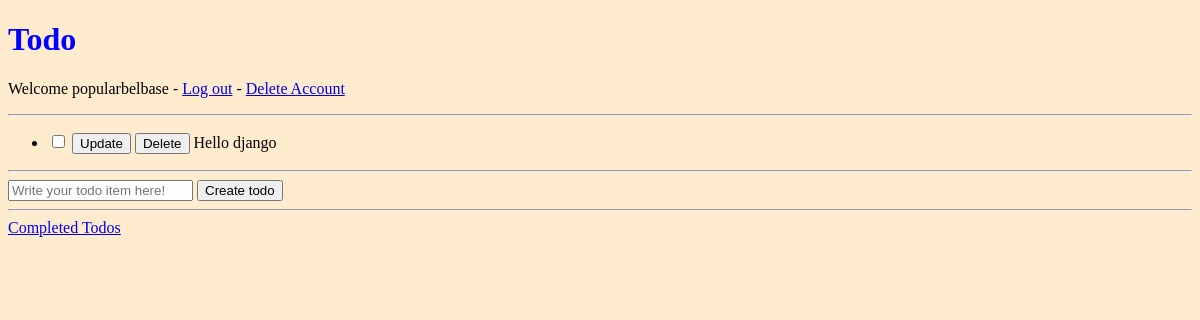
Page /todo/ (signed in) on the earlier database version.
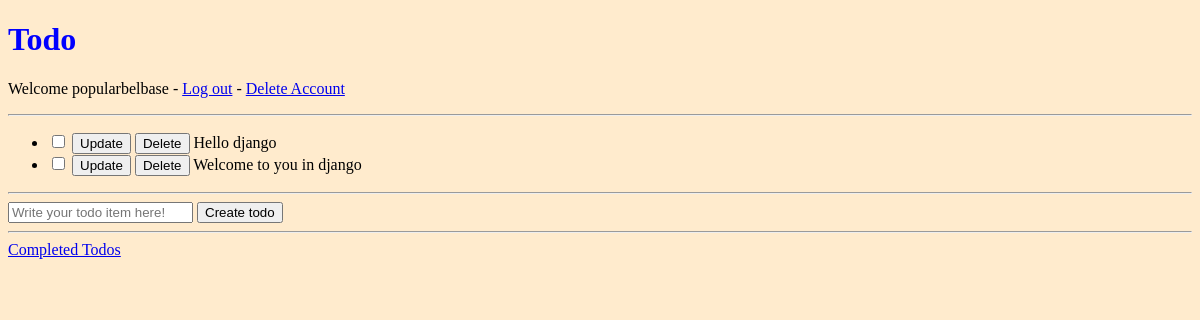
Same page on the later database version.
### todo_app/models.py (models this page shows, shortened)
class Todo(models.Model):
   user = models.ForeignKey(User, on_delete=models.CASCADE, blank=True, null=True)
   text = models.CharField(max_length=200)
   status = models.BooleanField(default=False)

### todo_app/views.py (the view)
# urls.py: path('', views.index, name='index'),
@login_required
def index(request):
   if request.method == "POST":
      text = request.POST["text"]
      todo = Todo()
      todo.text = text
      todo.save()
   todos = Todo.objects.filter(status=False)
   context = {
      'todos' : todos
   }
   return render(request, 'todo_app/index.html', context)

### todo_app/templates/todo_app/index.html (shortened to what this page needs)
{% extends 'todo_app/base.html' %}
{% block content %}
<hr />
      <ul>
      {% for todo in todos  %}
            <li>
               <form action="{% url 'todo_app:change_status' %}" method="POST">
                  <input type="checkbox" name="checked" {% if todo.status %}checked{% endif %} >
                  <button>Update</button>
                  <button formaction="{% url 'todo_app:delete_todo' %}">Delete</button>
                  {{ todo.text }}
               </form>
            </li>
      {% endfor %}
      </ul>
   <hr />
   <form action="." method="POST">
      <input type="text" name="text" placeholder="Write your todo item here!" />
      <button>Create todo</button>
   </form>
   <hr />
   {% endblock %}
   {% block footer %}
   <a href="{% url 'todo_app:completed_todos' %}">Completed Todos</a>
   {% endblock %}

### todo_app/templates/todo_app/base.html (shortened to what this page needs)
<!DOCTYPE html>
<html lang="en">
<head>
   {% load static %}
   <link rel="stylesheet" type="text/css" href="{% static 'todo_app/todo_app.css' %}" media="screen"/>
</head>
<body>
   <h1>Todo</h1>
   <p>Welcome {{ user }} - <a href="{% url 'login_app:logout' %}">Log out</a> - <a href="{% url 'login_app:delete_account' %}">Delete Account</a></p>
      {% block content %}
      {% endblock %}
      {% block footer %}
      {% endblock %}
</body>
</html>

### todo_app/static/todo_app/todo_app.css (style rules this page uses)
body { background-color: blanchedalmond; }
h1 { color: blue; }

Differences in the rows shown:
added Todo: text "Welcome to you in django"
